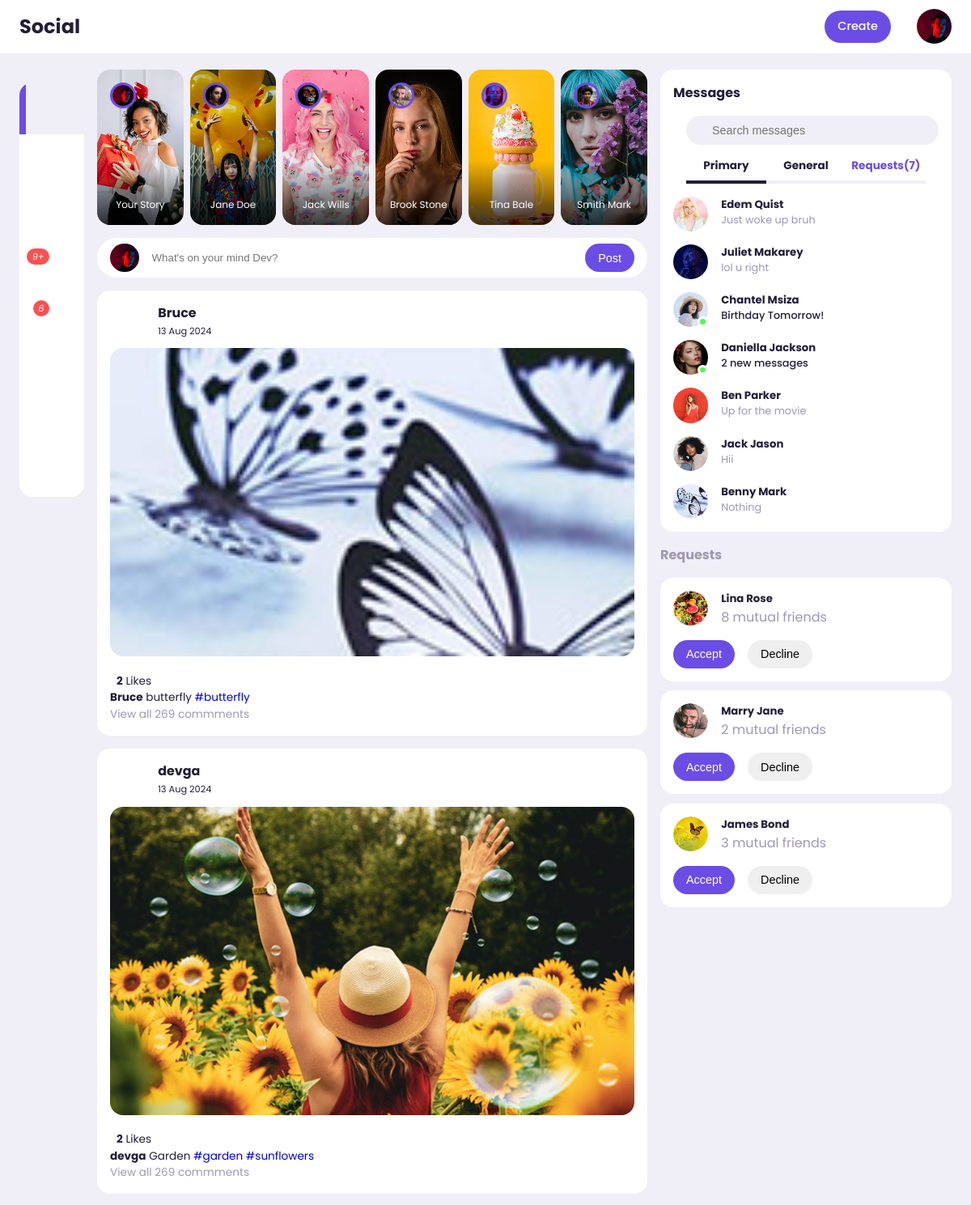
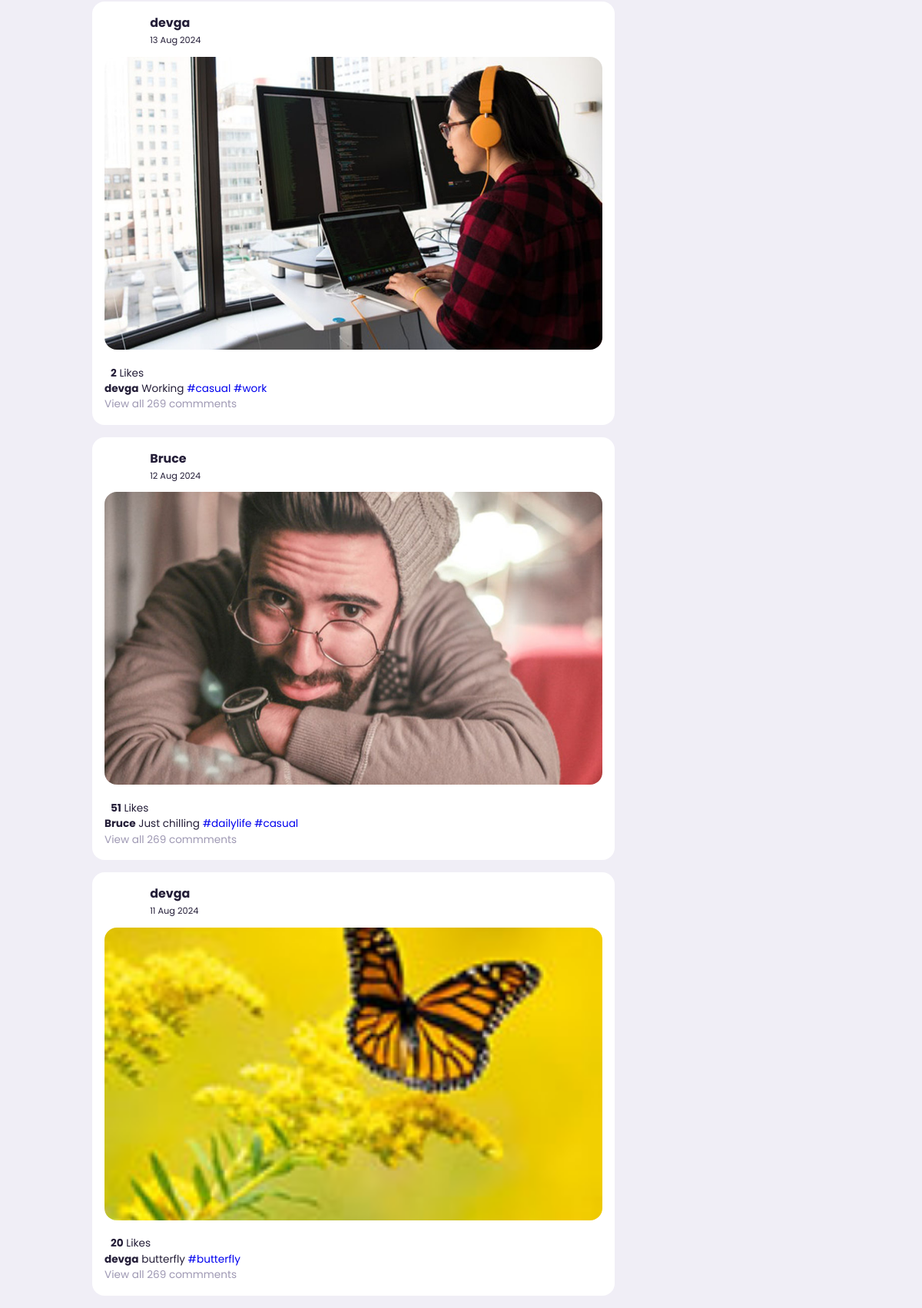
The app's page /post/ (signed in) with its own data (2 pictures, top to bottom).
### post/models.py (models this page shows, shortened)
class Post(models.Model):
    id = models.UUIDField(primary_key=True,default=uuid.uuid4,editable=False)
    picture = models.ImageField(upload_to=user_directory_path,verbose_name="Picture",null=True)
    caption = models.CharField(max_length=10000,verbose_name="Caption")
    posted = models.DateTimeField(auto_now_add=True)
    tag = models.ManyToManyField(Tag,related_name="tags")
    user = models.ForeignKey(User,on_delete=models.CASCADE)
    likes = models.IntegerField(default=0)

class Tag(models.Model):
    title = models.CharField(max_length=100,verbose_name="Tag")
    slug = models.SlugField(null=False,unique=True,default=uuid.uuid1)
    class Meta:
        verbose_name  = 'Tag'
        verbose_name_plural = 'Tags'
    def get_absolute_url(self):
        return reverse('tags',args=[self.slug])

### post/views.py (the view)
# urls.py: 2. Add a URL to urlpatterns:  path('', views.home, name='home')
def home(request):
    user = request.user
    posts = Stream.objects.filter(user=user)
    group_ids = []
    for post in posts:
        group_ids.append(post.post_id)
    post_items = Post.objects.filter(id__in=group_ids).all().order_by('-posted')
    context = {
        'post_items' : post_items
    }
    return render(request,"index.html",context)

### templates/index.html (shortened to what this page needs)
{%extends 'base.html'%}
{% load static %}
        {% block content %}
            <div class="middle">
                <div class="stories">
                    <div class="story">
                        <div class="profile-photo">
                            <img src="{% static '/images/profile-8.jpg'%}" >
                        </div>
                        <p class="name">Your Story</p>
                    </div>
                    <div class="story">
                        <div class="profile-photo">
                            <img src="{% static '/images/profile-12.jpg'%}" >
                        </div>
                        <p class="name">Jane Doe</p>
                    </div>
                    <div class="story">
                        <div class="profile-photo">
                            <img src="{% static '/images/profile-9.jpg'%}" >
                        </div>
                        <p class="name">Jack Wills</p>
                    </div>
                    <div class="story">
                        <div class="profile-photo">
                            <img src="{% static '/images/profile-15.jpg'%}" >
                        </div>
                        <p class="name">Brook Stone</p>
                    </div>
                    <div class="story">
                        <div class="profile-photo">
                            <img src="{% static '/images/profile-10.jpg'%}" >
                        </div>
                        <p class="name">Tina Bale</p>
                    </div>
                    <div class="story">
                        <div class="profile-photo">
                            <img src="{% static '/images/profile-11.jpg'%}" >
                        </div>
                        <p class="name">Smith Mark</p>
                    </div>
                </div>
                <form class="create-post">
                    <div class="profile-photo">
                        <img src="{% static 'images/profile-8.jpg'%}" >
                    </div>
                    <input type="text" placeholder="What's on your mind Dev?" id="create-post">
                    <input type="submit" value="Post" class="btn btn-primary">
                </form>
                <div class="feeds">
                    {% for post in post_items %}
                    <div class="feed">
                        <div class="head">
                            <div class="user">
                                <div class="profile-photo">
                                </div>
                                <div class="ingo">
                                    <h3>{{post.user.username}}</h3>
                                    <small>{{post.posted|date:"d M Y"}}</small>
                                </div>
                            </div>
                        </div>
                        <div class="photo">
                            <a href="{%url 'post-details' post.id%}"><img src="{{post.picture.url}}" alt="Alternative text"
                                style="height: 381px; object-fit: cover;" >
                        </a>
                        </div>
                        <div class="liked-by">
                            <p id="like-count-{{ post.id }}"><b>{{ post.likes }}</b> Likes</p>
                        </div>
                        <div class="caption">
                            <p><b>{{post.user.username}}</b> {{post.caption}}
                                 <span class="harsh-tag">
                                    {% for tag in post.tag.all%}
                                    <a href ="{{tag.get_absolute_url}}">#{{tag.title}}</a>
                                    {% endfor %}
                                </span></p>
                        </div>
                        <div>
                            <div class="comments text-muted">View all 269 commments</div>
                        </div>
                    </div>
                    {% endfor %}
                </div>
            </div>
            <div class="right">
                <div class="messages">
                    <div class="heading">
                        <h4>Messages</h4>
                    </div>
                    <div class="search-bar">
                        <input type="search" placeholder="Search messages" id="message-search">
                    </div>
                    <div class="category">
                        <h6 class="active">Primary</h6>
                        <h6 >General</h6>
                        <h6 class="message-requests">Requests(7)</h6>
                    </div>
                    <div class="message">
                        <div class="profile-photo">
                            <img src="{% static 'images/profile-17.jpg'%}">
                        </div>
                        <div class="message-body">
                            <h5>Edem Quist</h5>
                            <p class="text-muted">Just woke up bruh</p>
                        </div>
                    </div>
                    <div class="message">
                        <div class="profile-photo">
                            <img src="{% static 'images/profile-7.jpg'%}">
                        </div>
                        <div class="message-body">
                            <h5>Juliet Makarey</h5>
                            <p class="text-muted">lol u right</p>
                        </div>
                    </div>
                    <div class="message">
                        <div class="profile-photo">
                            <img src="{% static 'images/profile-1.jpg'%}">
                            <div class="active"></div>
                        </div>
                        <div class="message-body">
                            <h5>Chantel Msiza</h5>
                            <p class="text-bold">Birthday Tomorrow!</p>
                        </div>
                    </div>
                    <div class="message">
                        <div class="profile-photo">
                            <img src="{% static 'images/profile-6.jpg'%}">
                            <div class="active"></div>
                        </div>
                        <div class="message-body">
                            <h5>Daniella Jackson</h5>
                            <p class="text-bold">2 new messages</p>
                        </div>
                    </div>
                    <div class="message">
                        <div class="profile-photo">
                            <img src="{% static 'images/profile-5.jpg'%}">
                        </div>
                        <div class="message-body">
                            <h5>Ben Parker</h5>
                            <p class="text-muted">Up for  the movie</p>
                        </div>
                    </div>
                    <div class="message">
                        <div class="profile-photo">
                            <img src="{% static 'images/profile-3.jpg'%}">
                        </div>
                        <div class="message-body">
                            <h5>Jack Jason</h5>
                            <p class="text-muted">Hii</p>
                        </div>
                    </div>
                    <div class="message">
                        <div class="profile-photo">
                            <img src="{% static 'images/profile-2.jpg'%}">
                        </div>
                        <div class="message-body">
                            <h5>Benny Mark</h5>
                            <p class="text-muted">Nothing</p>
                        </div>
                    </div>
                </div>
                <div class="friend-requests">
                    <h4>Requests</h4>
                    <div class="request">
                        <div class="info">
                            <div class="profile-photo">
                                <img src="{% static 'images/profile-13.jpg'%}">
                            </div>
                            <div>
                                <h5>Lina Rose</h5>
                                <p class="text-muted">
                                    8 mutual friends
                                </p>
                            </div>
                        </div>
                        <div class="action">
                            <button class="btn btn-primary">
                                Accept
                            </button>
                            <button class="btn">
                                Decline
                            </button>
                        </div>
                    </div>
                    <div class="request">
                        <div class="info">
                            <div class="profile-photo">
                                <img src="{% static 'images/profile-15.jpg'%}">
                            </div>
                            <div>
                                <h5>Marry Jane</h5>
                                <p class="text-muted">
                                    2 mutual friends
                                </p>
                            </div>
                        </div>
                        <div class="action">
                            <button class="btn btn-primary">
                                Accept
                            </button>
                            <button class="btn">
                                Decline
                            </button>
                        </div>
                    </div>
                    <div class="request">
                        <div class="info">
                            <div class="profile-photo">
                                <img src="{% static 'images/profile-14.jpg'%}">
                            </div>
                            <div>
                                <h5>James Bond</h5>
                                <p class="text-muted">
                                    3 mutual friends
                                </p>
                            </div>
                        </div>
                        <div class="action">
                            <button class="btn btn-primary">
                                Accept
                            </button>
                            <button class="btn">
                                Decline
                            </button>
                        </div>
                    </div>
                </div>
            </div>
{% endblock content %}

### records on screen
Post: user.username "Bruce", posted "13 Aug 2024", picture (picture), likes "2", caption "butterfly"
Tag: title "butterfly"
Post: user.username "devga", posted "13 Aug 2024", picture (picture), likes "2", caption "Garden"
Tag: title "garden"
Tag: title "sunflowers"
Post: user.username "devga", posted "13 Aug 2024", picture (picture), likes "2", caption "Working"
Tag: title "casual"
Tag: title "work"
Post: user.username "Bruce", posted "12 Aug 2024", picture (picture), likes "51", caption "Just chilling"
Tag: title "dailylife"
Post: user.username "devga", posted "11 Aug 2024", picture (picture), likes "20", caption "butterfly"
